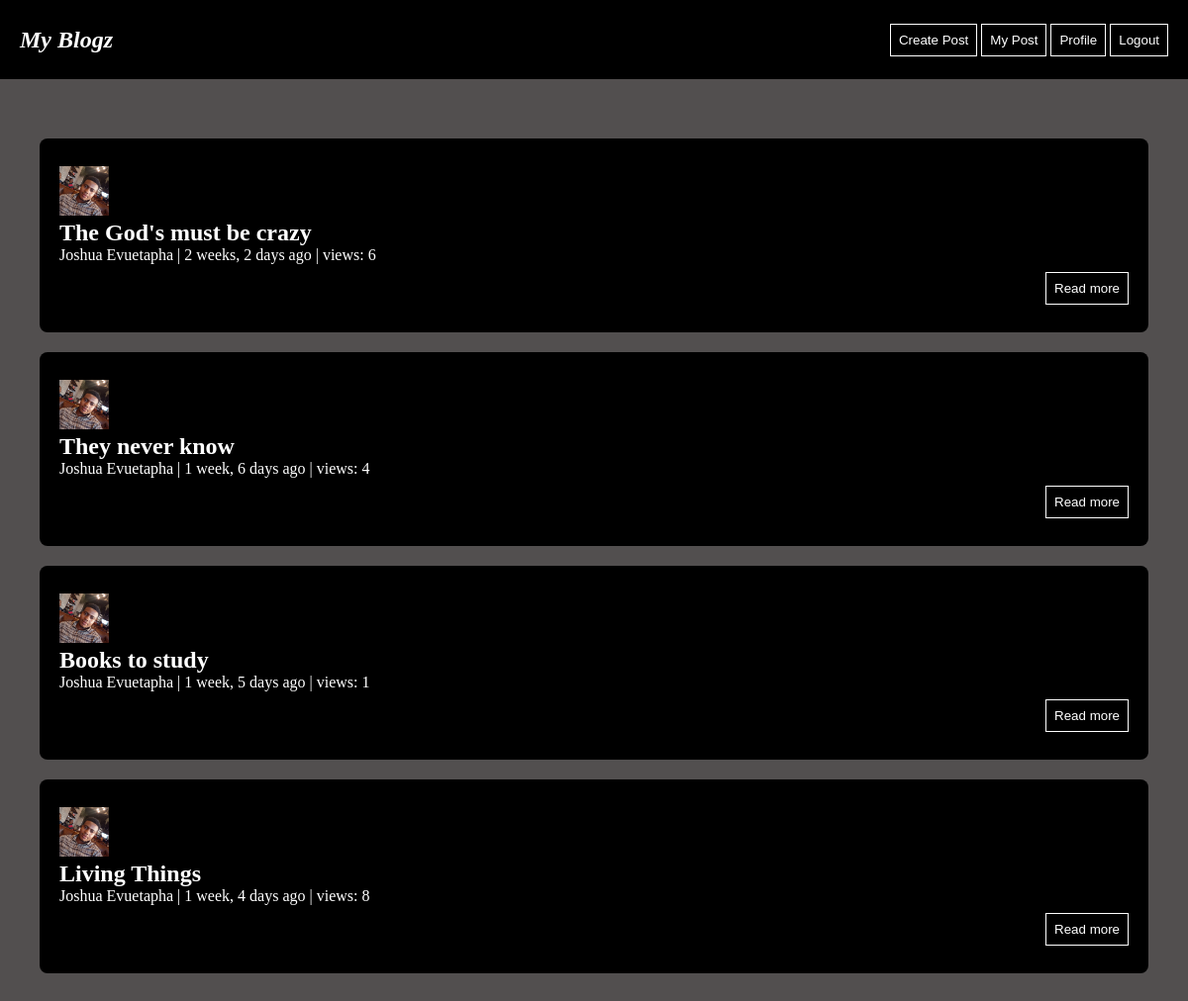
The app's page /my-posts (signed in) with its own data.
### blog_app/models.py (models this page shows)
class Post(models.Model):
    user  = models.ForeignKey(User, on_delete=models.RESTRICT, related_name="user")
    title = models.CharField(max_length=150)
    content = models.TextField()
    views = models.IntegerField(default=0)
    date  = models.DateTimeField(default=datetime.now())

class User(AbstractUser):
    profile_image = models.FileField(upload_to="profiles")

### blog_app/views.py (the view)
# urls.py: path("my-posts", my_posts),
@login_required(login_url="/signin")
def my_posts(request):
    posts = Post.objects.filter(user=request.user)
    return render(request, "index.html", { "posts": posts })

### blog_app/templates/index.html
{% extends "./base.html" %}
{% load static%}
{% block content %}
{% for post in posts %}
    <div class="post">
        <div class="author-section">
            <img width="50px" height="50px" src="{{post.user.profile_image}}" />
            <div>
                <h2> {{post.title}} </h2>
                <p> {{post.user.first_name}} {{post.user.last_name}} | {{post.date| timesince }} ago | views: {{post.views}}</p>
            </div>
        </div>
        <div class="readmore">
            <a href="post/{{post.id}}"> <button> Read more </button> </a>
        </div>
    </div>
{% endfor %}
{% endblock %}

### blog_app/static/css/style.css (style rules this page uses)
* { margin: 0; box-sizing: border-box; color: white; }
body { background-color: rgb(82, 79, 79); }
a { text-decoration: none; }
button { border: 1px solid white; background-color: black; padding: 8px; }
.post { background-color: black; margin-top: 20px; margin-bottom: 20px; padding: 20px; border-radius: 8px; }
.post > * { margin-top: 8px; margin-bottom: 8px; }
.readmore { display: flex; justify-content: flex-end; }

### records on screen
Post: user.profile_image (picture), title "The God's must be crazy", user.first_name "Joshua", user.last_name "Evuetapha", date "2 weeks, 2 days", views "6"
Post: user.profile_image (picture), title "They never know", user.first_name "Joshua", user.last_name "Evuetapha", date "1 week, 6 days", views "4"
Post: user.profile_image (picture), title "Books to study", user.first_name "Joshua", user.last_name "Evuetapha", date "1 week, 5 days", views "1"
Post: user.profile_image (picture), title "Living Things", user.first_name "Joshua", user.last_name "Evuetapha", date "1 week, 4 days", views "8"
